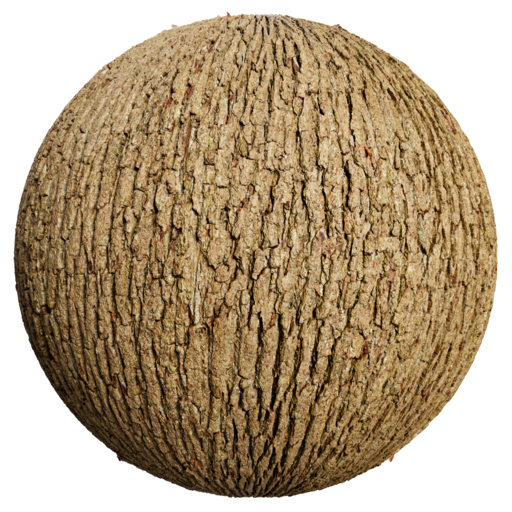
#> input picture art/jungle/refs/ambientcg/bark/Bark012.png, 512 x 512 px; its folder holds only this picture in this run
$ python make_arcade_textures.py
#> lines starting #> are read from the running program, lines starting #| are printed output that depends on the picture
"""Soft-arcade albedos from ambientCG Color maps (CC0).

Tint + flatten contrast so they read as toon detail under MeshToonMaterial,
not photo-PBR mud.
"""
from __future__ import annotations

import os
from pathlib import Path

from PIL import Image, ImageEnhance, ImageFilter, ImageOps

ROOT = Path(__file__).resolve().parents[1]
REF = ROOT / "refs" / "ambientcg"
OUT = ROOT.parents[1] / "public" / "assets" / "maps" / "jungle" / "textures"
REF_OUT = ROOT / "refs" / "textures"
SIZE = 512


def find_color(folder: Path) -> Path | None:
    if not folder.is_dir():
        return None
    for p in folder.rglob("*Color*.png"):
        return p
    for p in folder.rglob("*.png"):
        if "Normal" in p.name or "Rough" in p.name or "Disp" in p.name or "AO" in p.name:
            continue
        if "Ambient" in p.name:
            continue
        return p
    return None


def soft_grade(img: Image.Image, tint: tuple[int, int, int], *, sat=0.55, contrast=0.62, bright=1.18, blur=0.6):
#> called with tint = (196, 150, 108), sat = 0.5, contrast = 0.58, bright = 1.22, blur = 0.6
    img = img.convert("RGB").resize((SIZE, SIZE), Image.Resampling.LANCZOS)
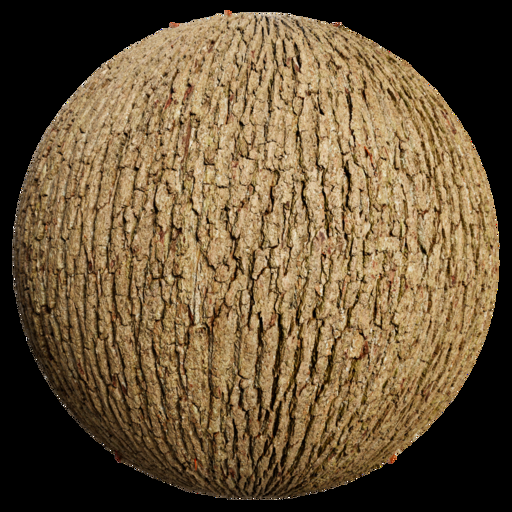
#> img: PIL image 512x512 RGB; mean R, G, B 105.8, 85.5, 57.2
    # flatten toward pastel tint
    tint_img = Image.new("RGB", img.size, tint)
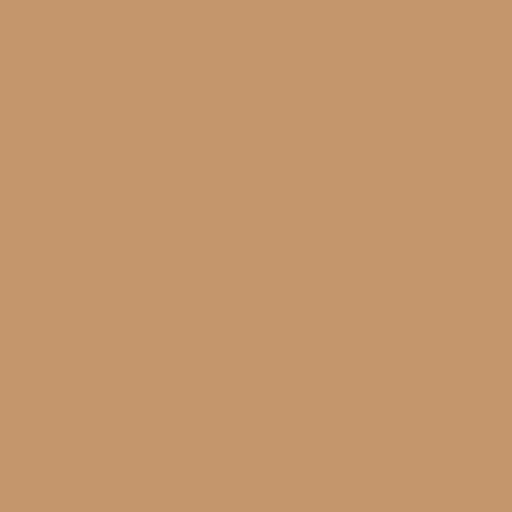
#> tint_img: PIL image 512x512 RGB; mean R, G, B 196, 150, 108
    img = Image.blend(img, tint_img, 0.42)
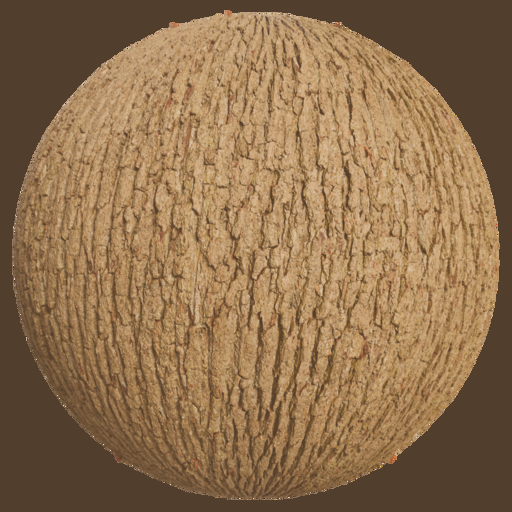
#> img: PIL image 512x512 RGB; mean R, G, B 143.2, 111.9, 78.1
    img = ImageEnhance.Color(img).enhance(sat)
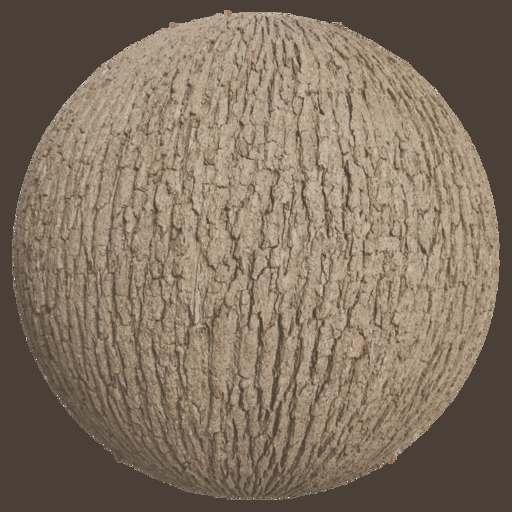
#> img: PIL image 512x512 RGB; mean R, G, B 130.1, 114.5, 97.4
    img = ImageEnhance.Contrast(img).enhance(contrast)
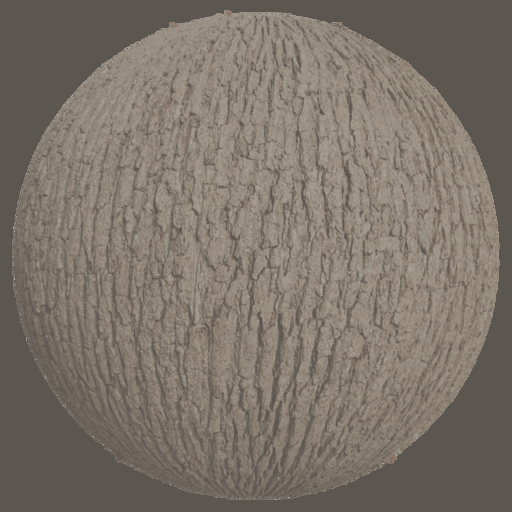
#> img: PIL image 512x512 RGB; mean R, G, B 124.3, 115.1, 105.3
    img = ImageEnhance.Brightness(img).enhance(bright)
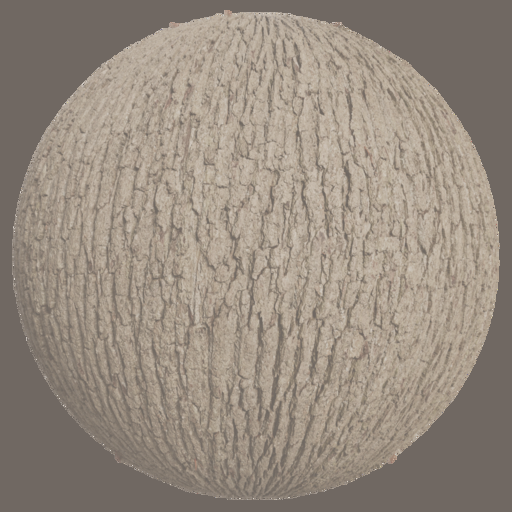
#> img: PIL image 512x512 RGB; mean R, G, B 151.2, 139.9, 127.9
    if blur:
        img = img.filter(ImageFilter.GaussianBlur(radius=blur))
    # slight unsharp for readable grain without noise
    img = img.filter(ImageFilter.UnsharpMask(radius=1.2, percent=60, threshold=4))
    return img


# [43 lines left out: functions make_water, shift_hue_green, not called in this run]


def save(name: str, img: Image.Image):
#> called with name = 'bark'
    OUT.mkdir(parents=True, exist_ok=True)
    REF_OUT.mkdir(parents=True, exist_ok=True)
    for dest in (OUT / f"{name}.png", REF_OUT / f"{name}.png"):
        img.save(dest, optimize=True)
        print("wrote", dest, dest.stat().st_size)


def main():
    jobs = [
        ("bark", "bark", (196, 150, 108), dict(sat=0.5, contrast=0.58, bright=1.22)),
        ("moss", "moss", (130, 200, 100), dict(sat=0.6, contrast=0.55, bright=1.2)),
        ("dirt", "dirt", (220, 198, 150), dict(sat=0.45, contrast=0.5, bright=1.28)),
        ("stone", "stone", (210, 205, 198), dict(sat=0.35, contrast=0.55, bright=1.25)),
        ("leaf", "leaf", (120, 195, 105), dict(sat=0.65, contrast=0.55, bright=1.18)),
        ("leaf_alt", "leaf_dark", (90, 160, 95), dict(sat=0.6, contrast=0.58, bright=1.1)),
    ]
    for folder, name, tint, kw in jobs:
        src = find_color(REF / folder)
        if not src:
            print("MISSING", folder)
            continue
        img = soft_grade(Image.open(src), tint, **kw)
        if "leaf" in name or name == "moss":
            img = shift_hue_green(img, 0.12 if name != "leaf_dark" else 0.05)
        save(name, img)

    # yellow leaves from leaf
    leaf = find_color(REF / "leaf")
    if leaf:
        img = soft_grade(Image.open(leaf), (230, 210, 90), sat=0.7, contrast=0.55, bright=1.25)
        save("leaf_yellow", img)

    save("water", make_water())
    print("done")


if __name__ == "__main__":
#> (the run stopped early here; a loop or call above may not have finished)
